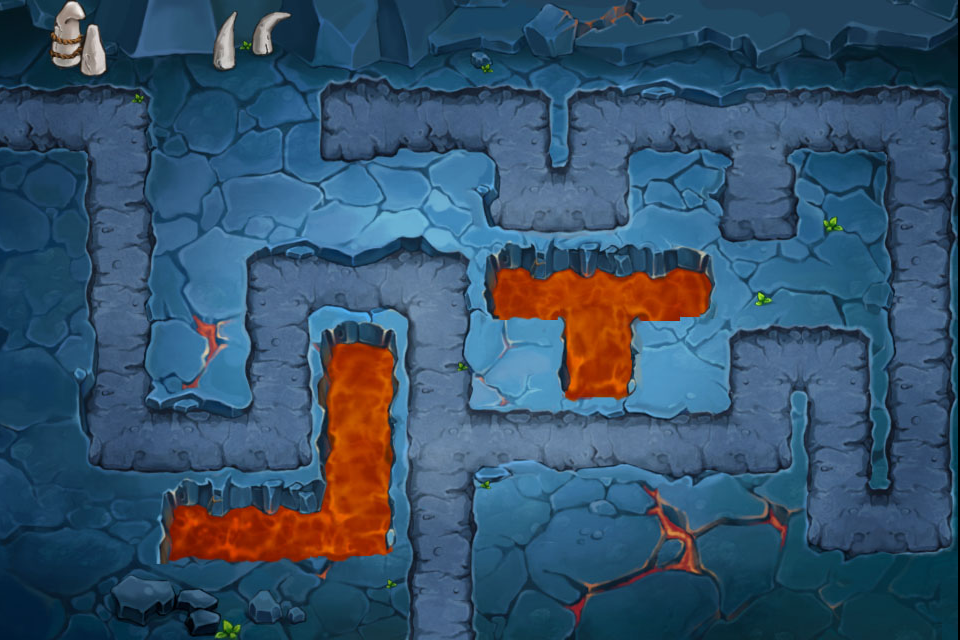

A level layout from a 2D game, rendered from its tile map. Below: a short description, then the map file with tile-grid data replaced by summaries:
An orthogonal 12x8 tile map with 80x80 px tiles, 1 tile layer (Background) and 15 objects (3x board, 2x tree1.png, hole_ flank_down.png, flank_hole_up.png, bone5.png, ...).

<map version="1.0" orientation="orthogonal" width="12" height="8" tilewidth="80" tileheight="80">
 <tileset firstgid="1" name="level2_7bg" tilewidth="80" tileheight="80">
  <tileoffset x="-2" y="0" />
  <image source="level2_7bg.jpg" width="960" height="640" />
  <tile id="13">
   <properties>
    <property name="tiletype" value="0" />
   </properties>
  </tile>
  <tile id="14">
   <properties>
    <property name="tiletype" value="1" />
   </properties>
  </tile>
  <tile id="15">
   <properties>
    <property name="tiletype" value="1" />
   </properties>
  </tile>
  <tile id="17">
   <properties>
    <property name="tiletype" value="0" />
   </properties>
  </tile>
  <tile id="18">
   <properties>
    <property name="tiletype" value="0" />
   </properties>
  </tile>
  <tile id="19">
   <properties>
    <property name="tiletype" value="0" />
   </properties>
  </tile>
  <tile id="20">
   <properties>
    <property name="tiletype" value="0" />
   </properties>
  </tile>
  <tile id="21">
   <properties>
    <property name="tiletype" value="0" />
   </properties>
  </tile>
  <tile id="22">
   <properties>
    <property name="tiletype" value="0" />
   </properties>
  </tile>
  <tile id="23">
   <properties>
    <property name="tiletype" value="0" />
   </properties>
  </tile>
  <tile id="25">
   <properties>
    <property name="tiletype" value="0" />
   </properties>
  </tile>
  <tile id="26">
   <properties>
    <property name="tiletype" value="1" />
   </properties>
  </tile>
  <tile id="27">
   <properties>
    <property name="tiletype" value="1" />
   </properties>
  </tile>
  <tile id="28">
   <properties>
    <property name="tiletype" value="1" />
   </properties>
  </tile>
  <tile id="29">
   <properties>
    <property name="tiletype" value="1" />
   </properties>
  </tile>
  <tile id="30">
   <properties>
    <property name="tiletype" value="0" />
   </properties>
  </tile>
  <tile id="31">
   <properties>
    <property name="tiletype" value="0" />
   </properties>
  </tile>
  <tile id="32">
   <properties>
    <property name="tiletype" value="1" />
   </properties>
  </tile>
  <tile id="35">
   <properties>
    <property name="tiletype" value="0" />
   </properties>
  </tile>
  <tile id="37">
   <properties>
    <property name="tiletype" value="0" />
   </properties>
  </tile>
  <tile id="38">
   <properties>
    <property name="tiletype" value="1" />
   </properties>
  </tile>
  <tile id="39">
   <properties>
    <property name="tiletype" value="0" />
   </properties>
  </tile>
  <tile id="40">
   <properties>
    <property name="tiletype" value="0" />
   </properties>
  </tile>
  <tile id="41">
   <properties>
    <property name="tiletype" value="0" />
   </properties>
  </tile>
  <tile id="42">
   <properties>
    <property name="tiletype" value="2" />
   </properties>
  </tile>
  <tile id="43">
   <properties>
    <property name="tiletype" value="2" />
   </properties>
  </tile>
  <tile id="44">
   <properties>
    <property name="tiletype" value="2" />
   </properties>
  </tile>
  <tile id="45">
   <properties>
    <property name="tiletype" value="1" />
   </properties>
  </tile>
  <tile id="46">
   <properties>
    <property name="tiletype" value="1" />
   </properties>
  </tile>
  <tile id="47">
   <properties>
    <property name="tiletype" value="0" />
   </properties>
  </tile>
  <tile id="48">
   <properties>
    <property name="tiletype" value="1" />
   </properties>
  </tile>
  <tile id="49">
   <properties>
    <property name="tiletype" value="0" />
   </properties>
  </tile>
  <tile id="50">
   <properties>
    <property name="tiletype" value="1" />
   </properties>
  </tile>
  <tile id="51">
   <properties>
    <property name="tiletype" value="0" />
   </properties>
  </tile>
  <tile id="52">
   <properties>
    <property name="tiletype" value="2" />
   </properties>
  </tile>
  <tile id="53">
   <properties>
    <property name="tiletype" value="0" />
   </properties>
  </tile>
  <tile id="54">
   <properties>
    <property name="tiletype" value="1" />
   </properties>
  </tile>
  <tile id="55">
   <properties>
    <property name="tiletype" value="2" />
   </properties>
  </tile>
  <tile id="56">
   <properties>
    <property name="tiletype" value="1" />
   </properties>
  </tile>
  <tile id="57">
   <properties>
    <property name="tiletype" value="0" />
   </properties>
  </tile>
  <tile id="58">
   <properties>
    <property name="tiletype" value="0" />
   </properties>
  </tile>
  <tile id="59">
   <properties>
    <property name="tiletype" value="0" />
   </properties>
  </tile>
  <tile id="60">
   <properties>
    <property name="tiletype" value="1" />
   </properties>
  </tile>
  <tile id="61">
   <properties>
    <property name="tiletype" value="0" />
   </properties>
  </tile>
  <tile id="62">
   <properties>
    <property name="tiletype" value="0" />
   </properties>
  </tile>
  <tile id="63">
   <properties>
    <property name="tiletype" value="0" />
   </properties>
  </tile>
  <tile id="64">
   <properties>
    <property name="tiletype" value="2" />
   </properties>
  </tile>
  <tile id="65">
   <properties>
    <property name="tiletype" value="0" />
   </properties>
  </tile>
  <tile id="66">
   <properties>
    <property name="tiletype" value="0" />
   </properties>
  </tile>
  <tile id="67">
   <properties>
    <property name="tiletype" value="0" />
   </properties>
  </tile>
  <tile id="68">
   <properties>
    <property name="tiletype" value="0" />
   </properties>
  </tile>
  <tile id="69">
   <properties>
    <property name="tiletype" value="0" />
   </properties>
  </tile>
  <tile id="70">
   <properties>
    <property name="tiletype" value="0" />
   </properties>
  </tile>
  <tile id="71">
   <properties>
    <property name="tiletype" value="0" />
   </properties>
  </tile>
  <tile id="72">
   <properties>
    <property name="tiletype" value="1" />
   </properties>
  </tile>
  <tile id="73">
   <properties>
    <property name="tiletype" value="1" />
   </properties>
  </tile>
  <tile id="74">
   <properties>
    <property name="tiletype" value="2" />
   </properties>
  </tile>
  <tile id="75">
   <properties>
    <property name="tiletype" value="2" />
   </properties>
  </tile>
  <tile id="76">
   <properties>
    <property name="tiletype" value="2" />
   </properties>
  </tile>
  <tile id="77">
   <properties>
    <property name="tiletype" value="0" />
   </properties>
  </tile>
  <tile id="78">
   <properties>
    <property name="tiletype" value="1" />
   </properties>
  </tile>
  <tile id="79">
   <properties>
    <property name="tiletype" value="1" />
   </properties>
  </tile>
  <tile id="80">
   <properties>
    <property name="tiletype" value="1" />
   </properties>
  </tile>
  <tile id="82">
   <properties>
    <property name="tiletype" value="0" />
   </properties>
  </tile>
  <tile id="83">
   <properties>
    <property name="tiletype" value="0" />
   </properties>
  </tile>
 </tileset>
 <layer name="Background" width="12" height="8">
  <data>[96 cells, 96 non-empty, 96 distinct tile ids]</data>
 </layer>
 <objectgroup name="Objects" width="12" height="8">
     <object name="hole_ flank_down.png" x="12" y="224" />
     <object name="flank_hole_up.png" x="47" y="214" />
     <object name="bone5.png" x="49" y="233" />
     <object name="crater.png" x="16" y="308" />
     <object name="stone_1.png" x="55" y="620" />
     <object name="tree1.png" x="332" y="629" />
     <object name="skull.png" x="762" y="538" />
     <object name="tree1.png" x="828" y="210" />
     <object name="board" x="502" y="306" />
     <object name="woodhero" x="581" y="304" />
     <object name="board" x="181" y="544" />
     <object name="board" x="258" y="545" />
     <object name="cratergress1.png" x="272" y="554" />
     <object name="cratergress2.png" x="607" y="351" />
     <object name="shuitan.png" x="723" y="675" />
 </objectgroup>
</map>
